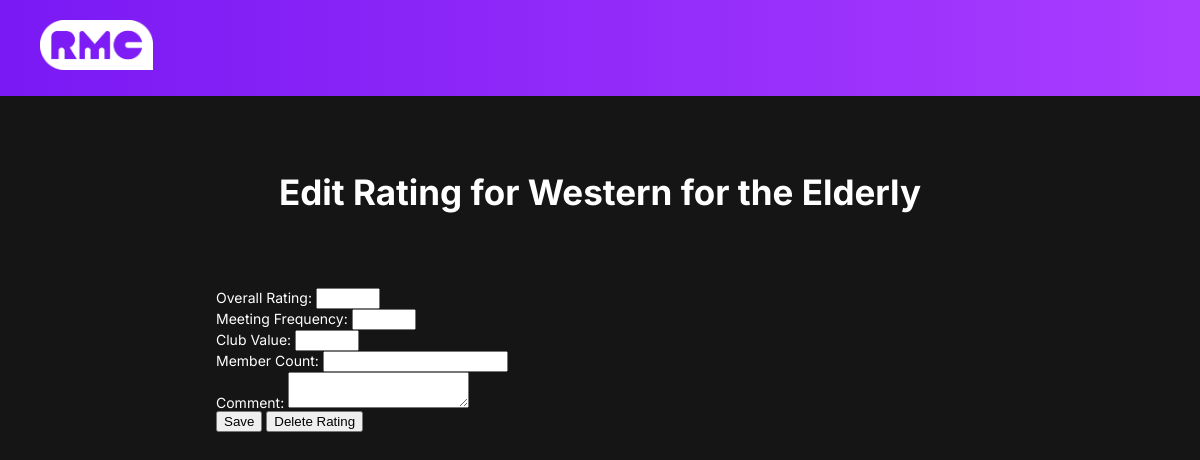
The app's page /club/Western for the Elderly/rating/1/edit, older data.
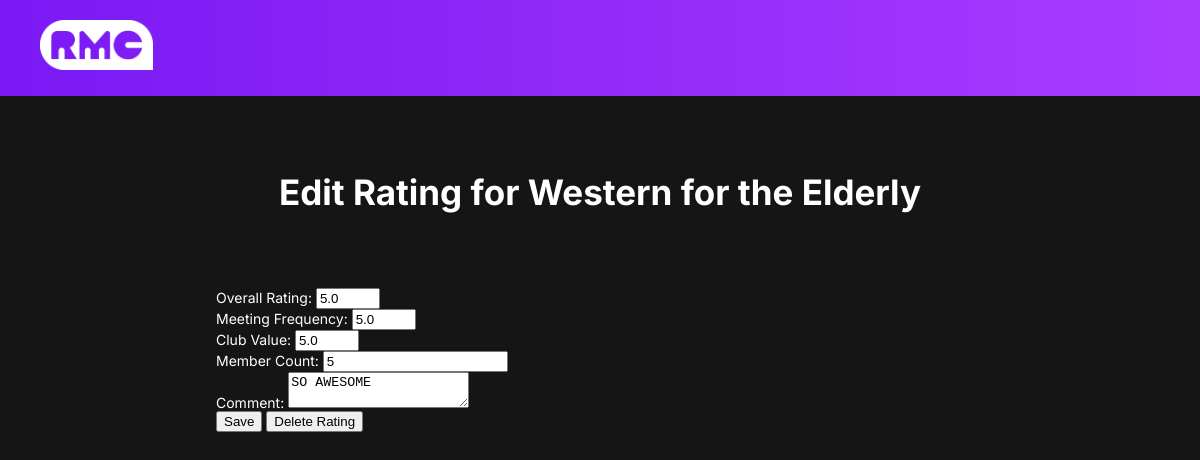
The same page, newer data.
### app.py (models this page shows)
class Rating(db.Model):
    id = db.Column(db.Integer, primary_key=True)
    club_id = db.Column(db.String(100), db.ForeignKey('club.id'))
    overall_rating = db.Column(db.Float, nullable=False)
    meeting_frequency = db.Column(db.Float, nullable=False)
    club_value = db.Column(db.Float, nullable=False, default=0.0)
    member_count = db.Column(db.Integer, nullable=False)
    comment = db.Column(db.String(200), nullable=True)
    club = db.relationship('Club', backref=db.backref('ratings', lazy=True))

### app.py (the view, shortened to what this page needs)
@app.route('/club/<club_name>/rating/<rating_id>/edit', methods=['GET', 'POST'])
def edit_rating(club_name, rating_id):
    club = Club.query.filter_by(name=club_name).first()
    rating = Rating.query.filter_by(id=rating_id).first()
    return render_template('edit_rating.html', club=club, rating=rating)

### templates/edit_rating.html
{% extends 'base.html' %}
{% block content %}
<h1 class="title">Edit Rating for {{ club.name }}</h1>
<div class="content">
    <div class="edit-rating-form">
        <form method="POST">
            <div class="form-group">
                <label for="overall_rating">Overall Rating:</label>
                <input type="number" id="overall_rating" name="overall_rating" value="{{ rating.overall_rating }}" min="0.5" max="5" step="0.5" required>
            </div>
            <div class="form-group">
                <label for="meeting_frequency">Meeting Frequency:</label>
                <input type="number" id="meeting_frequency" name="meeting_frequency" value="{{ rating.meeting_frequency }}" min="0.5" max="5" step="0.5" required>
            </div>
            <div class="form-group">
                <label for="club_value">Club Value:</label>
                <input type="number" id="club_value" name="club_value" value="{{ rating.club_value }}" min="0.5" max="5" step="0.5" required>
            </div>
            <div class="form-group">
                <label for="member_count">Member Count:</label>
                <input type="number" id="member_count" name="member_count" value="{{ rating.member_count }}" min="00">
            </div>
            <div class="form-group">
                <label for="comment">Comment:</label>
                <textarea id="comment" name="comment">{{ rating.comment }}</textarea>
            </div>
            <button type="submit" class="btn btn-primary">Save</button>
            <input type="submit" formaction="{{ url_for('delete_rating', club_name=club.name, rating_id=rating.id) }}" value="Delete Rating">
        </form>
    </div>
</div>
{% endblock %}

Row changes from the older to the newer data that the page shows:
added Rating: overall_rating "5.0", meeting_frequency "5.0", club_value "5.0", member_count "5", comment "SO AWESOME"
